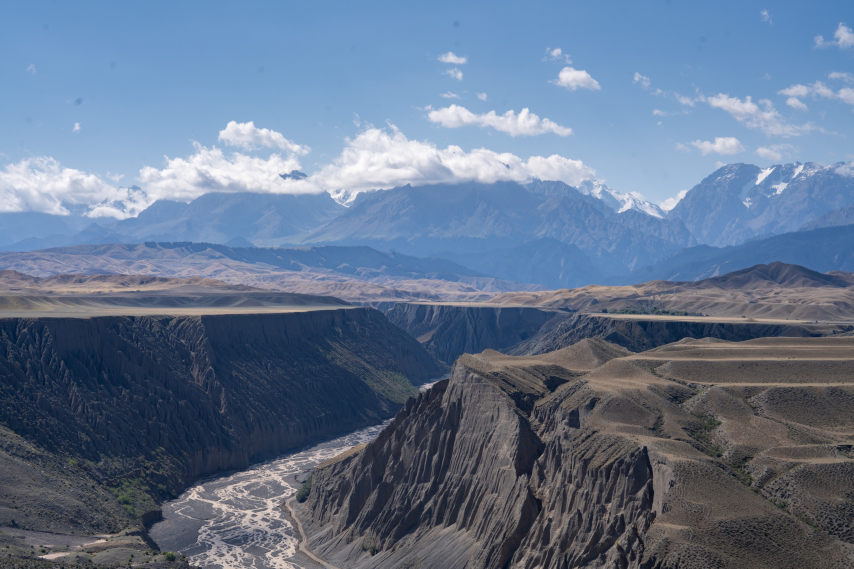
#> input picture images/stories/anjihai/original/gallery-01.jpg, 2560 x 1706 px (shown at 1/3 size); its folder holds only this picture in this run
$ python build-album-images.py
#> lines starting #> are read from the running program, lines starting #| are printed output that depends on the picture
#!/usr/bin/env python3
"""Build mobile album thumbnails: python3 tools/build-album-images.py (Pillow)."""
from pathlib import Path
from PIL import Image, ImageOps

root = Path(__file__).resolve().parent.parent / 'images' / 'stories'
before = after = count = 0
for source in sorted(root.glob('*/original/*.jpg')):
    target = source.parent.parent / 'album' / source.with_suffix('.webp').name
    target.parent.mkdir(exist_ok=True)
    with Image.open(source) as image:
#> image is the input picture: PIL image 2560x1706 RGB; mean R, G, B 100.3, 118, 142.9
        image = ImageOps.exif_transpose(image).convert('RGB')
        image.thumbnail((960, 960), Image.Resampling.LANCZOS)
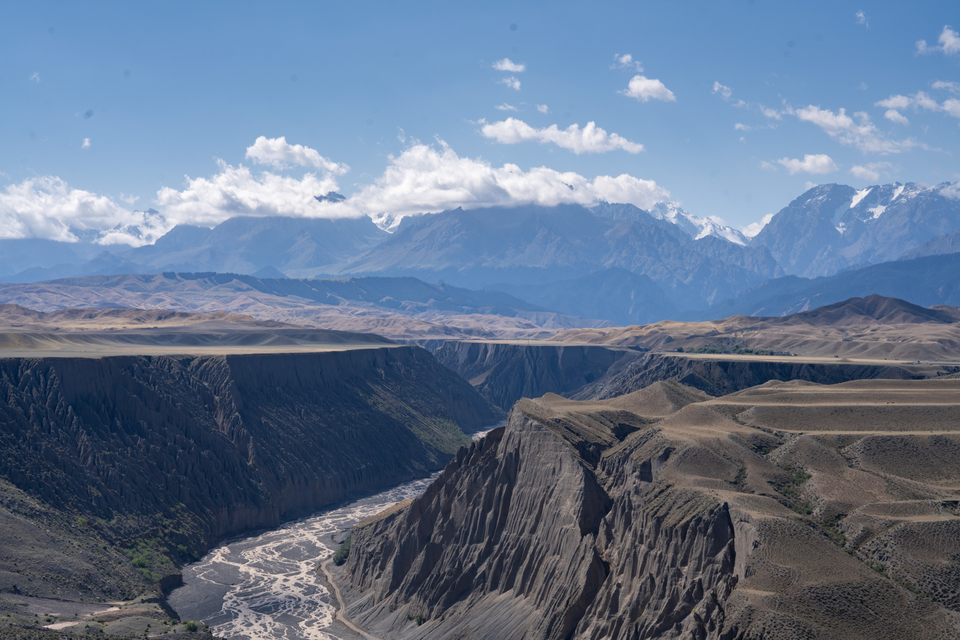
#> image: PIL image 960x640 RGB; mean R, G, B 100.3, 118, 142.9
        image.save(target, 'WEBP', quality=80, method=6)
#> (the run stopped early here; a loop or call above may not have finished)

$ run again, on images/stories/anjihai/original/gallery-02.jpg
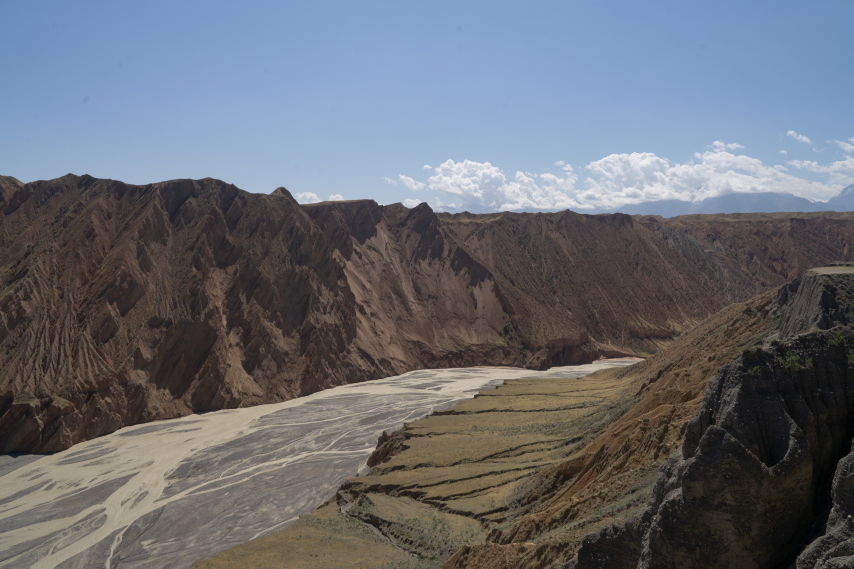
#> input picture images/stories/anjihai/original/gallery-02.jpg, 2560 x 1706 px (shown at 1/3 size)
#> image is the input picture: PIL image 2560x1706 RGB; mean R, G, B 103.9, 107.2, 114.9
#> `image.thumbnail((960, 960), Image.Resampling.LANCZOS)`:
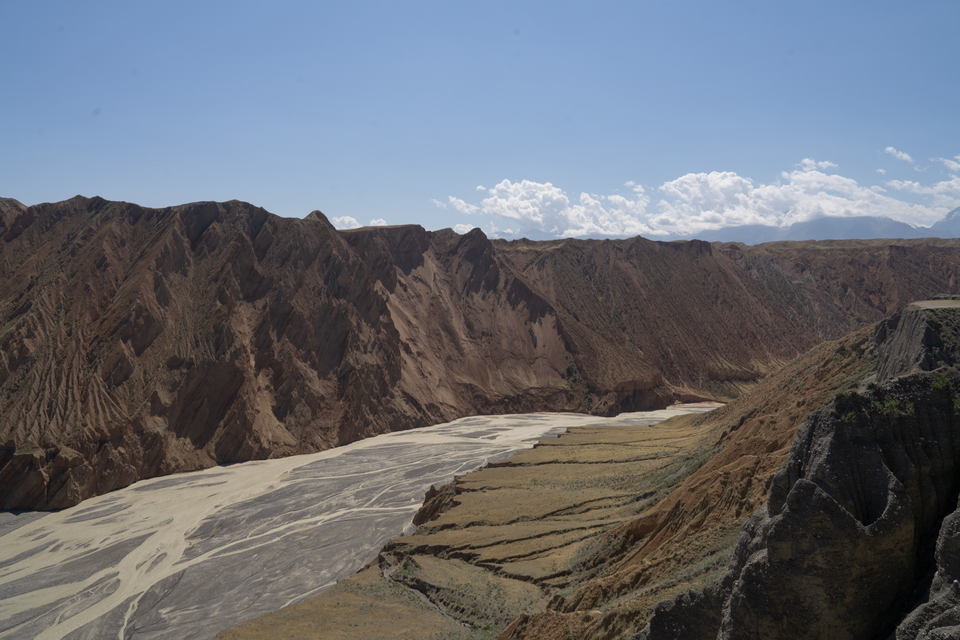
#> image: PIL image 960x640 RGB; mean R, G, B 103.9, 107.2, 114.9

$ run again, on images/stories/anjihai/original/gallery-03.jpg
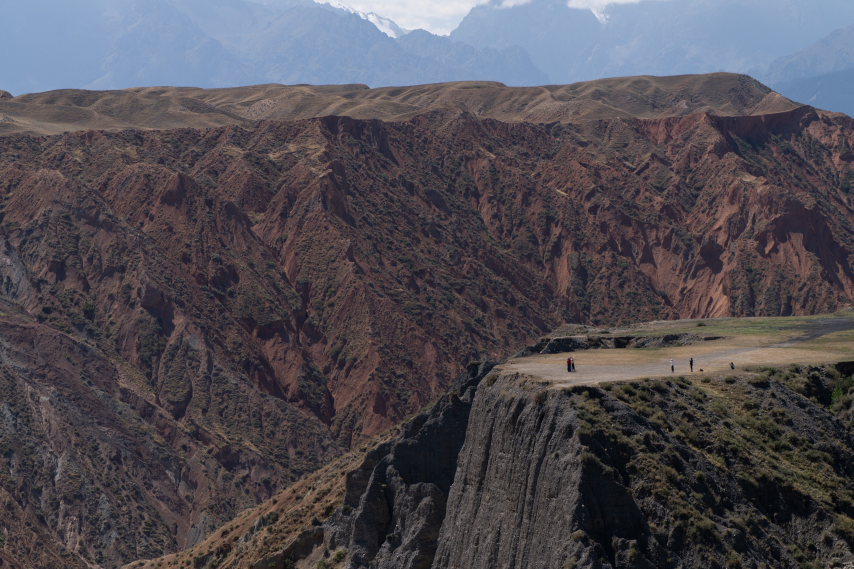
#> input picture images/stories/anjihai/original/gallery-03.jpg, 2560 x 1706 px (shown at 1/3 size)
#> image is the input picture: PIL image 2560x1706 RGB; mean R, G, B 80.5, 76.8, 83.7
#> `image.thumbnail((960, 960), Image.Resampling.LANCZOS)`:
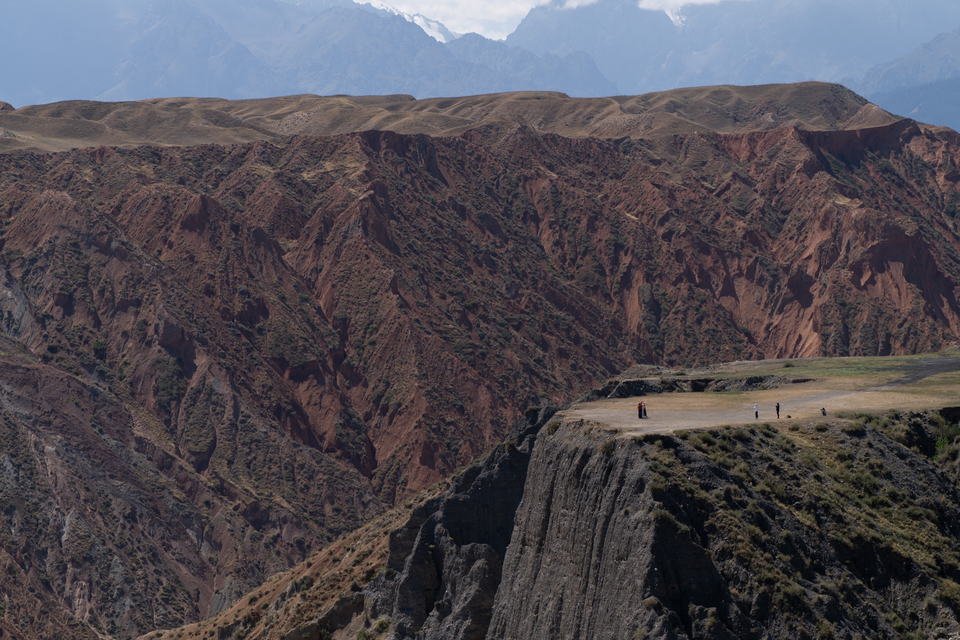
#> image: PIL image 960x640 RGB; mean R, G, B 80.5, 76.8, 83.7
